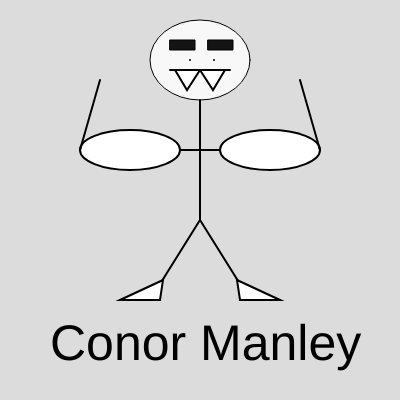
Frame 1 (no input)
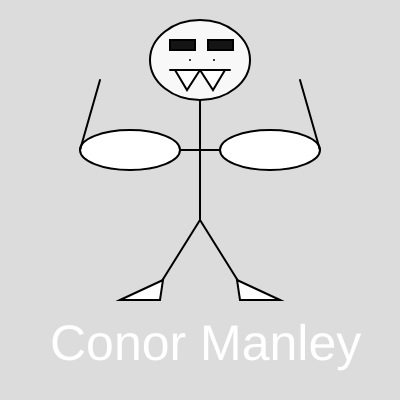
Frame 60 (no input)
Frame 120 (the mouse pressed at the canvas centre since frame 60): identical to frame 60, image omitted

The p5.js sketch that drew these frames (run headless with seeded random() and noise() and a simulated clock; from frame 60 on, the mouse is pressed at the canvas centre):

// p5.js sketch
// ── sketch.js
function setup() {
    createCanvas(400, 400);
  }
  
  function draw() {
    background(220);
    textSize(50);
    text("Conor Manley", 50, 360);
    
    fill(255, 204);
    ellipse (200,60,100,80);
    
    fill(20);
    rect (170,40,25,10);
    rect (208,40,25,10);
    
    strokeWeight(2);
    point (190,60);
    point (214, 60);
    
    line(170, 70, 230, 70);
    
    fill(600);
    triangle (175,70,187,90,200,70);
    triangle (200,70, 213, 90, 225, 70);
    
    line (200,100,200,220);
    line (200,220,150,300);
    line (200,220, 250,300);
    
    ellipse (130,150,100,40);
    ellipse (270,150,100,40);
    
    line (200,150,180,150);
    line (200,150,220,150);
    line (80,150,100,80);
    line (320, 150, 300, 80);
    
    triangle (120,300,163,280,160,300)
    triangle (280,300,237,280,240,300)
    
  }
